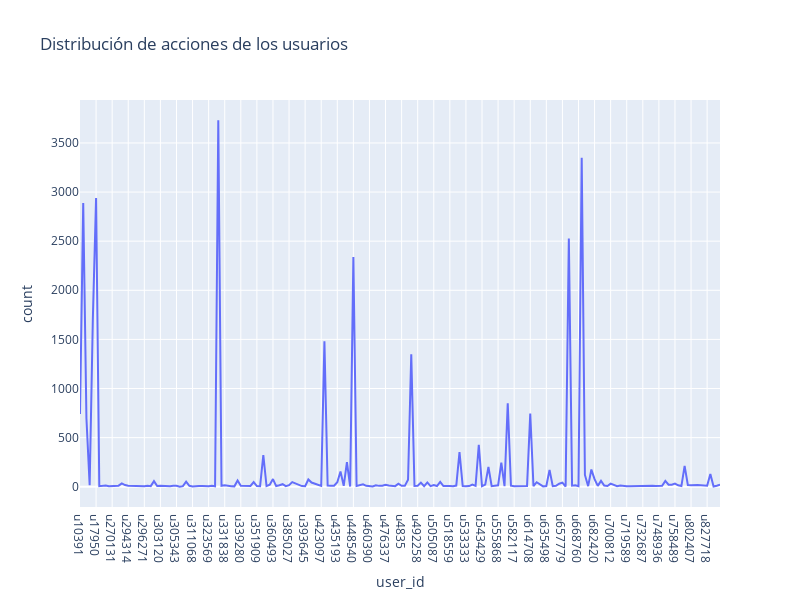

The notebook cell saved with this chart:
### Code cell
ds = df["user_id"].value_counts().reset_index()

ds.columns = ["user_id", "count"]

ds = ds.sort_values("user_id")

fig = px.line(
    ds,
    x="user_id",
    y="count",
    title="Distribución de acciones de los usuarios",
    width=WIDTH,
    height=600,
)

fig.show()

### Figure 1 — Plotly figure (JSON) as saved in the notebook; plotly's stock layout.template omitted (floating-point values rounded to 4 significant figures; data arrays with more than 128 entries replaced by an {"elided": "..."} marker saying what was removed)
{"data": [{"hovertemplate": "user_id=%{x}<br>count=%{y}<extra></extra>", "legendgroup": "", "line": {"color": "#636efa", "dash": "solid"}, "marker": {"symbol": "circle"}, "mode": "lines", "name": "", "orientation": "v", "showlegend": false, "type": "scatter", "x": {"elided": "200 str values"}, "xaxis": "x", "y": {"elided": "200 int values"}, "yaxis": "y"}], "layout": {"height": 600, "legend": {"tracegroupgap": 0}, "title": {"text": "Distribución de acciones de los usuarios"}, "width": 800, "xaxis": {"anchor": "y", "domain": [0, 1], "title": {"text": "user_id"}}, "yaxis": {"anchor": "x", "domain": [0, 1], "title": {"text": "count"}}}}
